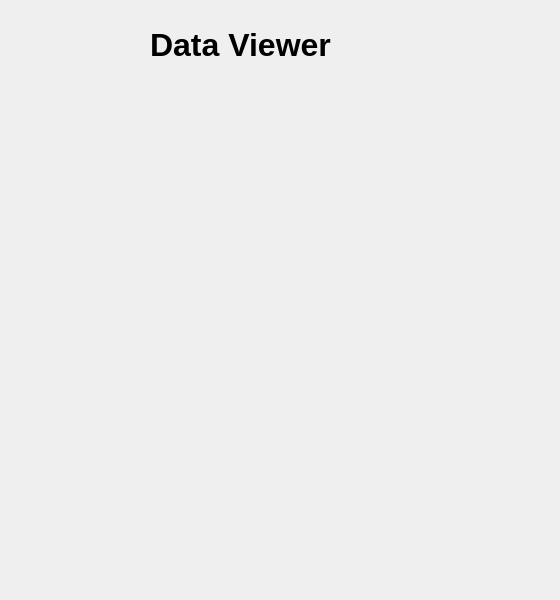
<?xml version="1.0" encoding="UTF-8"?>
<ui version="4.0">
 <class>dataViewerWindow</class>
 <widget class="QMainWindow" name="dataViewerWindow">
  <property name="geometry">
   <rect>
    <x>0</x>
    <y>0</y>
    <width>560</width>
    <height>600</height>
   </rect>
  </property>
  <property name="windowTitle">
   <string>MainWindow</string>
  </property>
  <widget class="QWidget" name="centralwidget">
   <widget class="QWidget" name="layoutWidget">
    <property name="geometry">
     <rect>
      <x>10</x>
      <y>10</y>
      <width>531</width>
      <height>571</height>
     </rect>
    </property>
    <layout class="QVBoxLayout" name="verticalLayout">
     <item>
      <widget class="QLabel" name="label">
       <property name="maximumSize">
        <size>
         <width>461</width>
         <height>71</height>
        </size>
       </property>
       <property name="text">
        <string>&lt;html&gt;&lt;head/&gt;&lt;body&gt;&lt;p align=&quot;center&quot;&gt;&lt;span style=&quot; font-size:24pt; font-weight:600;&quot;&gt;Data Viewer&lt;/span&gt;&lt;/p&gt;&lt;/body&gt;&lt;/html&gt;</string>
       </property>
      </widget>
     </item>
     <item>
      <widget class="MplWidget" name="MplWidget" native="true"/>
     </item>
    </layout>
   </widget>
  </widget>
 </widget>
 <customwidgets>
  <customwidget>
   <class>MplWidget</class>
   <extends>QWidget</extends>
   <header>mplwidget.h</header>
   <container>1</container>
  </customwidget>
 </customwidgets>
 <resources/>
 <connections/>
</ui>
